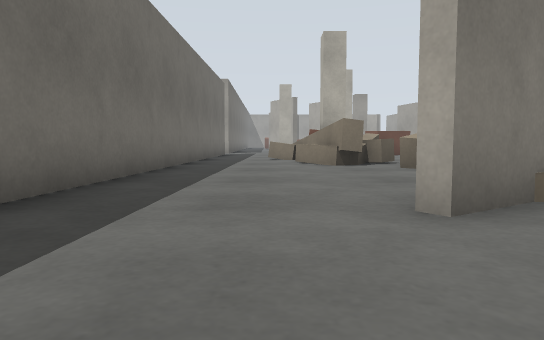
[1] (above)

24 first-person views from a walk through a robot-simulator world made for Gazebo. The camera is 0.5 m above the floor, tilts 4° down and sees 70° across. Floor lines are 1 m apart. The floor is counted in squares, 1 m on a side. Each view is taken from the middle of a square. On the plan, view 1 faces up. The plan holds only what a view shows up to about 9 squares ahead; the rest is blank.

[2]
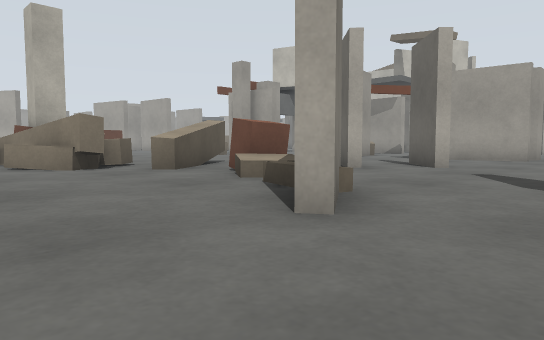

[3]
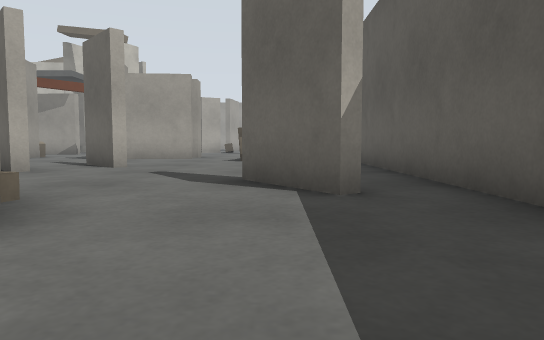

[4]
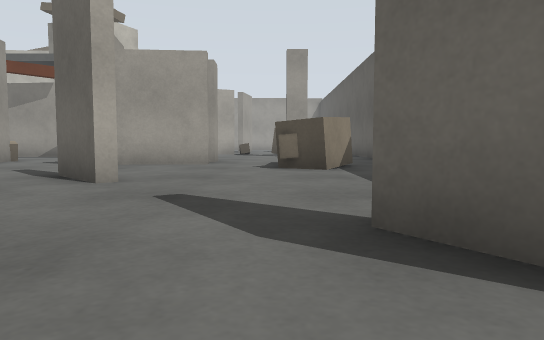

[5]
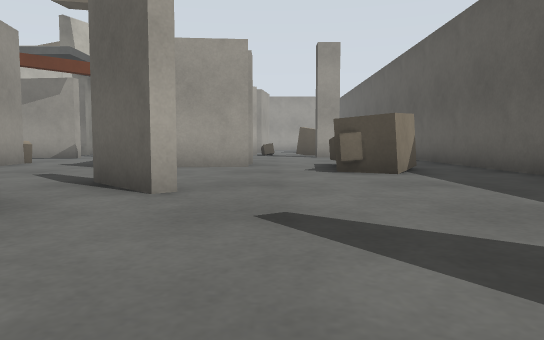

[6]
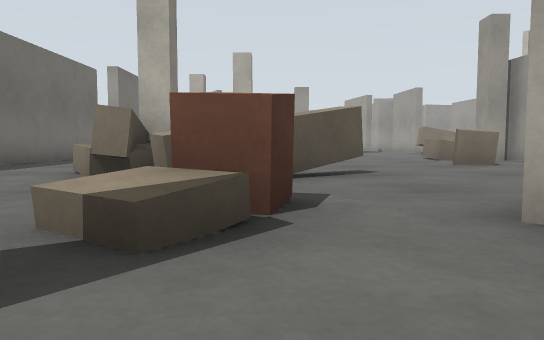

[7]
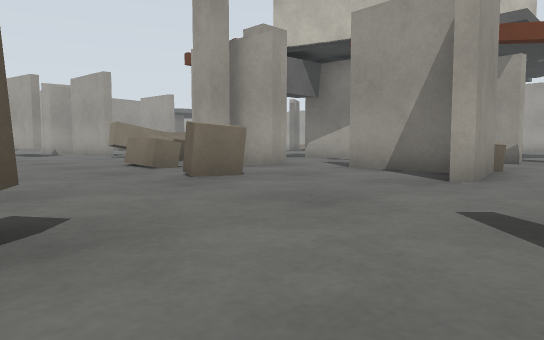

[8]
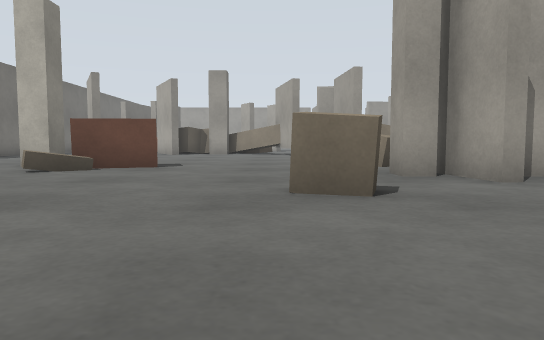

[9]
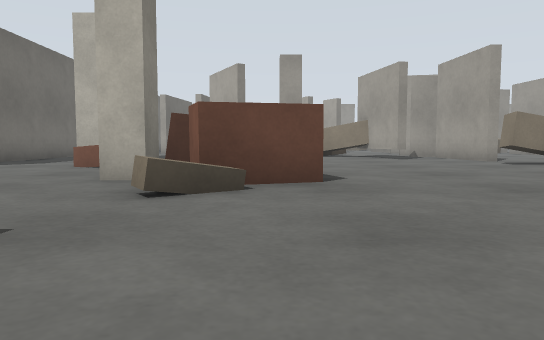

[10]
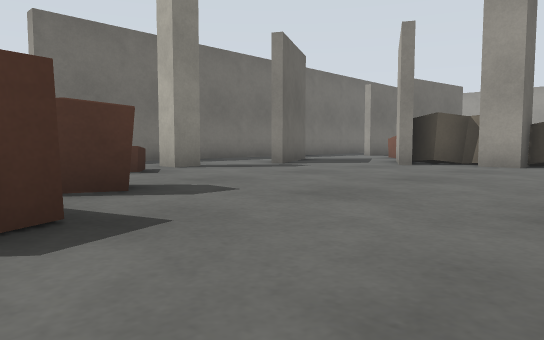

[11]
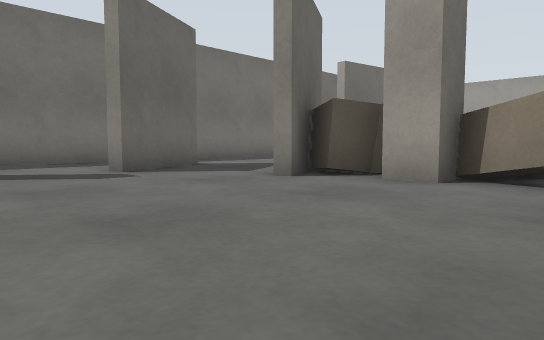

[12]
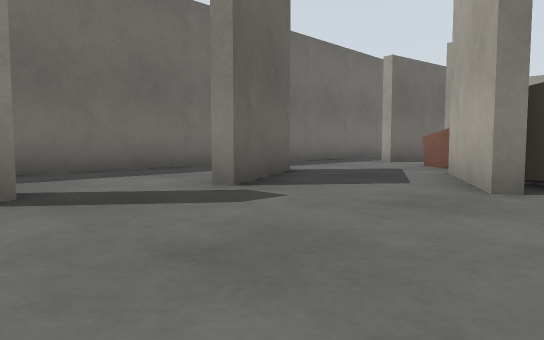

[13]
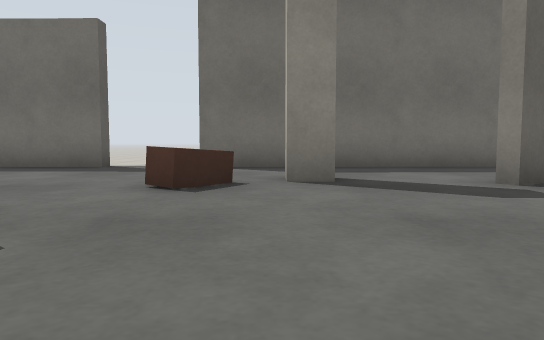

[14]
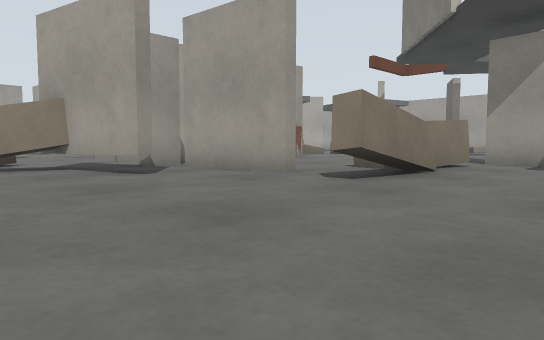

[15]
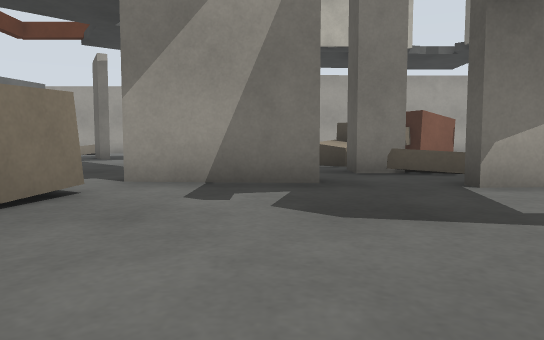

[16]
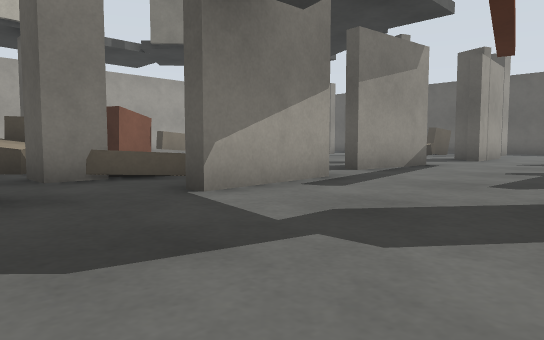

[17]
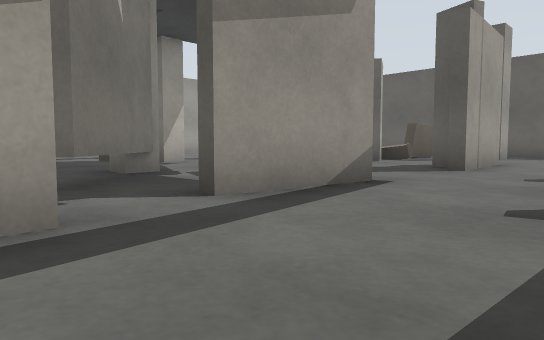

[18]
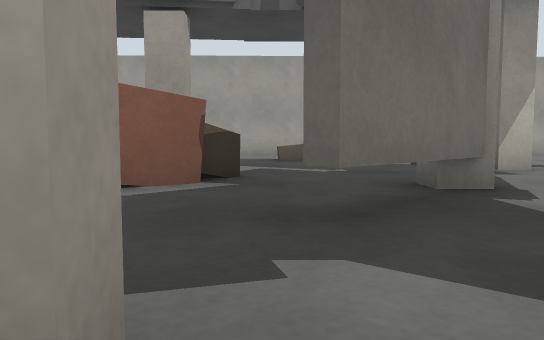

[19]
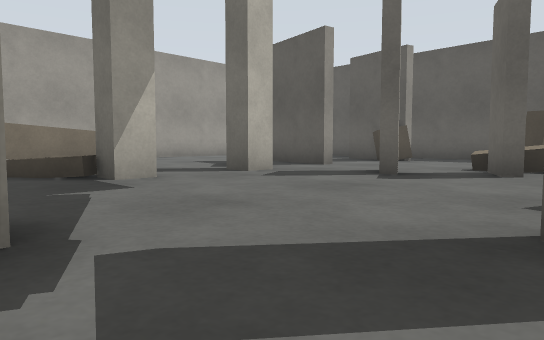

[20]
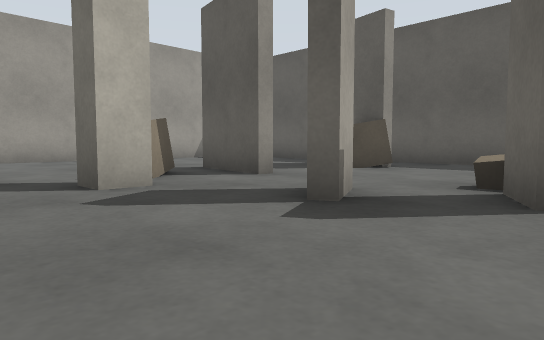

[21]
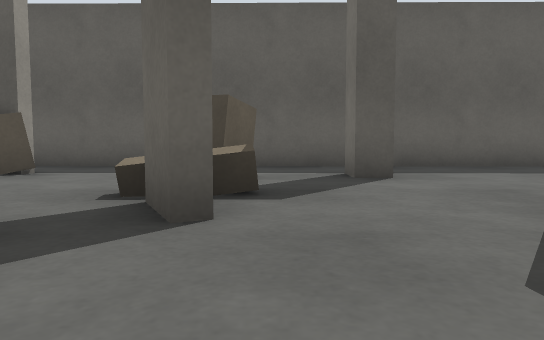

[22]
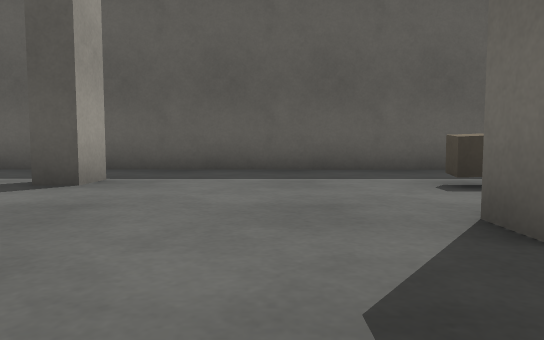

[23]
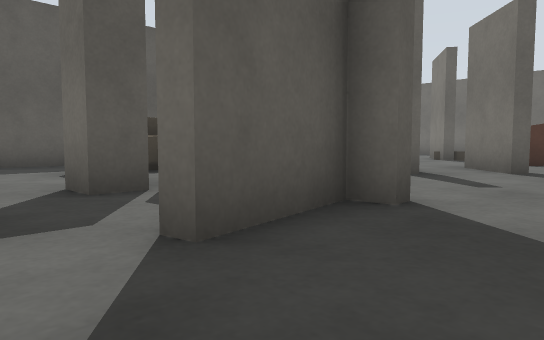

[24]
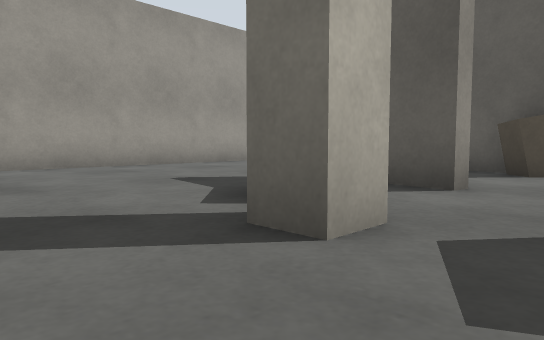

### Floor plan
Points are (right, up) in squares from view 1. A wall is a line through its corners. A room is listed if a view was taken in it or the views show most of it. See-through windows are left out.
Room 1 (views 1, 2, 3, 4, 5, 6, 7, 8, 9, 10, 11, 12, 13, 14, 15, 16, 17, 18)
walls: (10.9, 12.8) (10.7, 14.4); (11.6, 9.4) (11.8, 11.5); (-2.1, 12.1) (-2.1, 11.6); (-2.1, 9.1) (-2.2, 3.1); (-2.5, 16.5) (-2, 16.5) (-2, 14.3); (15.5, 13.2) (15.3, 15.7); (10.8, 21.4) (10.7, 22.6); (9.1, 22.7) (8.8, 22.7) (8.5, 24.1); (2.4, 3.4) (1.2, 2.6) (1, 2.9); (15.7, 9.3) (15.9, 11.8); (15.8, 17.3) (16, 19.9); (11.1, 3.4) (10.9, 5.5); (3.9, 24.2) (3, 25.9); (2.9, 0) (2.7, 0.3) (4.3, 1.4); (0.1, 25.4) (1.5, 22.9) (1.1, 22.7); (1.9, -1.1) (8.6, -1.2); (-2.1, 25.3) (-2.1, 18.5)
low walls: (3, 9.4) (2.6, 9.1) (1.6, 10.3); (9.4, 1.4) (9.5, 1.9)
ways out: opening at (9, 0.5) to room 2; opening at (11, 3) to room 2; opening at (11.5, 7.5) to room 2; opening at (13, 21) to room 2; opening at (14, 9) to room 2; opening at (16, 12.5) to room 2; opening at (16, 16.5) to room 2; opening at (-2, 17.5); opening at (-1, 24); opening at (2, 25); opening at (6.5, 25); opening at (10, 23.5); gap at (3, 0)
objects: brown box (1, 9) to (1, 10); pillar (1, 11) to (2, 11); brown box (1, 19) to (2, 19); pillar (1, 20) to (1, 21); brown box (2, 4) to (3, 4); brown box (2, 9); other object (2, 12); brown box (3, 5) to (3, 6); brown box (3, 8) to (5, 9); brown box (3, 11); pillar (3, 16) to (3, 17); brown box (4, 6); brown box (4, 15); brown box (4, 16) to (5, 17); brown box (4, 17) to (4, 18); grey box (6, 5) to (7, 6); grey box (7, 4) to (8, 5); brown box (8, 12) to (9, 12); brown box (9, 14) to (9, 15); pillar (10, 14); brown box (10, 16) to (11, 17); brown box (11, 20) to (13, 20); pillar (12, 14); gate (13, 20) to (15, 21)
Room 2 (views 19, 20, 21, 22, 23, 24)
walls: (15.9, 11.8) (16.4, 11.8); (19.3, 10.6) (17.2, 12.7); (12.5, 9) (10.2, 8.6); (22.4, 3.8) (24.6, 3.4); (11.1, 6.1) (12.9, 6.4) (13, 6); (15.6, 4) (15.5, 5.6); (29.3, 3.3) (29.2, 6.6); (8.6, -1.2) (23.2, -1.3)
low walls: (26, 7.5) (25.6, 9.5); (10.4, 1.8) (11.9, 1.7) (11.9, 1.2)
ways out: opening at (9, 0.5) to room 1; opening at (11, 3) to room 1; opening at (11.5, 7.5) to room 1; opening at (13, 21) to room 1; opening at (14, 9) to room 1; opening at (16, 12.5) to room 1; opening at (16, 16.5) to room 1; gap at (11, 24)
objects: brown box (9, 1) to (11, 1); pillar (10, 25) to (11, 25); pillar (12, 4); brown box (13, 9); grey box (16, 6); pillar (17, 1); other object (17, 9); brown box (17, 15) to (18, 15); brown box (18, 1) to (19, 2); brown box (18, 3) to (19, 3); pillar (18, 16); grey box (19, 4); brown box (19, 14) to (20, 15); brown box (19, 16) to (20, 17); grey box (20, 5); pillar (20, 11); brown box (20, 16); brown box (21, 14); brown box (22, 1) to (23, 1); pillar (22, 6) to (23, 6); pillar (22, 8) to (23, 9); brown box (23, 9) to (24, 10); pillar (23, 15); brown box (24, 5)

Where each view was taken, in squares from view 1:
view 1: 0 up, 0 right, facing up
view 2: 1 up, 1 left, facing up-right
view 3: 1 up, 1 left, facing right
view 4: 2 up, 2 right, facing right
view 5: 3 up, 3 right, facing right
view 6: 3 up, 4 right, facing up
view 7: 7 up, 5 right, facing up-right
view 8: 8 up, 8 right, facing up
view 9: 11 up, 5 right, facing up
view 10: 16 up, 8 right, facing up-left
view 11: 20 up, 8 right, facing up-left
view 12: 20 up, 5 right, facing up-left
view 13: 20 up, 6 right, facing left
view 14: 17 up, 6 right, facing up-right
view 15: 18 up, 11 right, facing right
view 16: 18 up, 12 right, facing down-right
view 17: 14 up, 13 right, facing down-right
view 18: 13 up, 15 right, facing right
view 19: 11 up, 17 right, facing down-right
view 20: 8 up, 18 right, facing down-right
view 21: 7 up, 18 right, facing down
view 22: 6 up, 14 right, facing down
view 23: 8 up, 14 right, facing down-left
view 24: 8 up, 21 right, facing down-right
